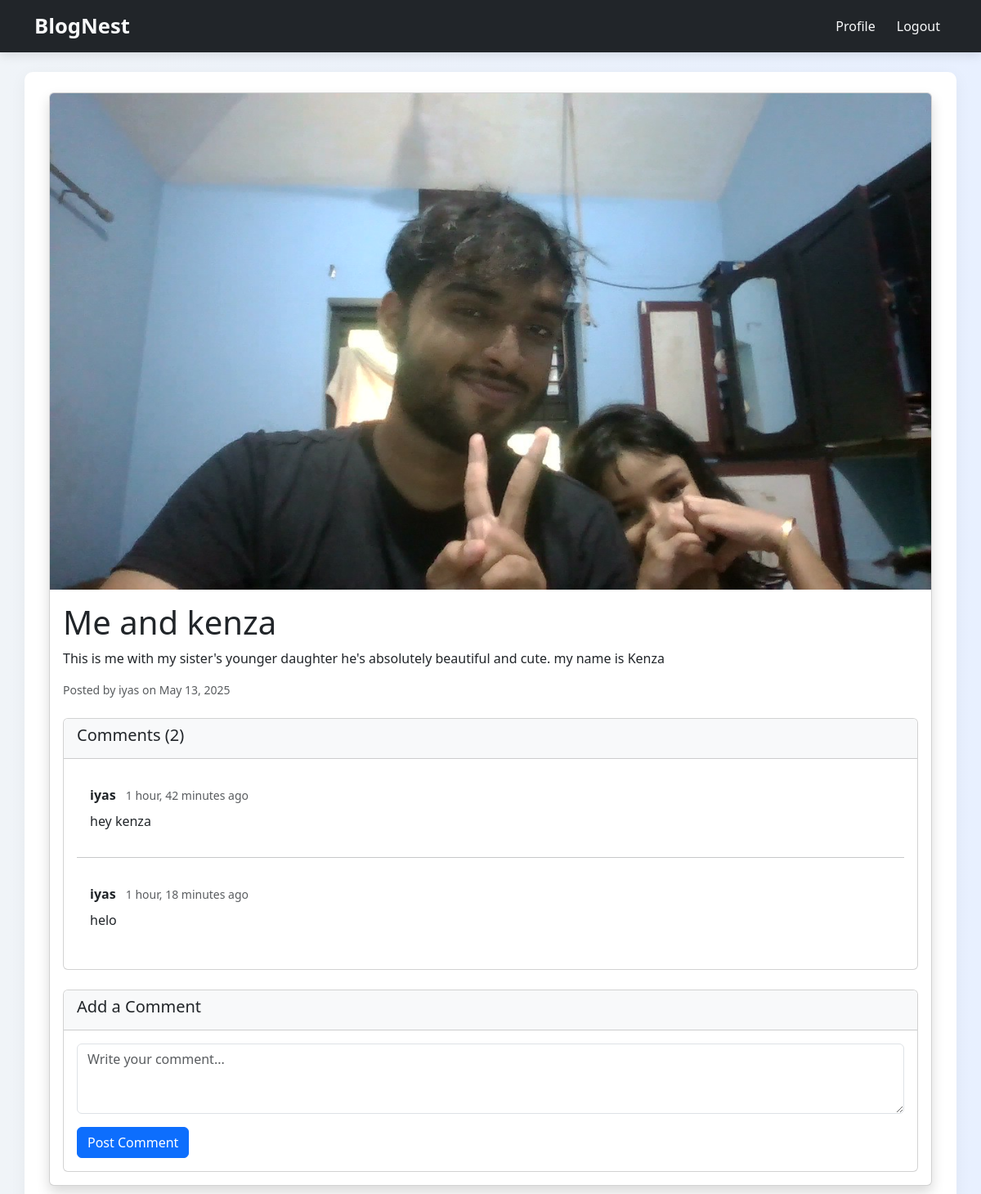
Page /post/9/ (signed in) on the committed database.
### blog/models.py (models this page shows, shortened)
class Post(models.Model):
    author = models.ForeignKey(CustomUser, on_delete=models.CASCADE)
    title = models.CharField(max_length=200)
    content = models.TextField()
    image = models.ImageField(upload_to='posts/images/', null=True, blank=True)
    created_at = models.DateTimeField(auto_now_add=True)
    updated_at = models.DateTimeField(auto_now=True)

class Comment(models.Model):
    post = models.ForeignKey(Post, on_delete=models.CASCADE)
    author = models.ForeignKey(CustomUser, on_delete=models.CASCADE)
    content = models.TextField()
    created_at = models.DateTimeField(auto_now_add=True)
    updated_at = models.DateTimeField(auto_now=True)
    edited = models.BooleanField(default=False)  # New field

### users/models.py (models this page shows, shortened)
class CustomUser(AbstractUser):
    contact_number = models.CharField(max_length=15, blank=True, null=True)
    profile_pic = models.ImageField(
        upload_to='profile_pics/',
        null=True,
        blank=True,
        validators=[FileExtensionValidator(allowed_extensions=['jpg', 'jpeg', 'png'])]
    )

### blog/views.py (the view)
# urls.py: path('post/<int:post_id>/', views.post_detail, name='post_detail'),
@login_required
def post_detail(request, post_id):
    post = get_object_or_404(Post, id=post_id)
    comments = post.comment_set.all()
    return render(request, 'blog/post_detail.html', {'post': post, 'comments': comments})

### templates/blog/post_detail.html (shortened to what this page needs)
{% extends 'base.html' %}
{% load static %}
{% block content %}
<div class="card shadow">
    {% if post.image %}
        <img src="{{ post.image.url }}" class="card-img-top" alt="{{ post.title }}">
    {% endif %}
    <div class="card-body">
        <h1 class="card-title">{{ post.title }}</h1>
        <p class="card-text">{{ post.content }}</p>
        <div class="d-flex justify-content-between align-items-center mb-4">
            <small class="text-muted">
                Posted by {{ post.author.username }} on {{ post.created_at|date:"M d, Y" }}
            </small>
        </div>
        <div class="card mb-4">
            <div class="card-header bg-light">
                <h5>Comments ({{ post.comment_set.count }})</h5>
            </div>
            <div class="card-body">
                {% for comment in post.comment_set.all %}
                    <div class="comment glass p-3 mb-3 rounded">
    <div class="d-flex justify-content-between align-items-center mb-2">
        <div>
            <strong>{{ comment.author.username }}</strong>
            <small class="text-muted ms-2">
                {{ comment.created_at|timesince }} ago
            </small>
        </div>
    </div>
    <p class="mb-0">{{ comment.content }}</p>
</div>
                    {% if not forloop.last %}<hr>{% endif %}
                {% empty %}
                    <p class="text-muted">No comments yet.</p>
                {% endfor %}
            </div>
        </div>
        <div class="card">
            <div class="card-header bg-light">
                <h5>Add a Comment</h5>
            </div>
            <div class="card-body">
                <form method="post" action="{% url 'add_comment' post.id %}">
                    <div class="mb-3">
                        <textarea name="content" class="form-control" rows="3"
                                  placeholder="Write your comment..."></textarea>
                    </div>
                    <button type="submit" class="btn btn-primary">Post Comment</button>
                </form>
            </div>
        </div>
    </div>
</div>
{% endblock %}

### templates/base.html (style rules this page uses)
body { font-family: 'Segoe UI', sans-serif; background: linear-gradient(to right, #f0f4f8, #e8f0ff); margin: 0; padding: 0; }

### rows in the picture
Post: image (picture), title "Me and kenza", content "This is me with my sister's younger daughter he's absolutely beautiful and cute. my name is Kenza", author.username "iyas", created_at "May 13, 2025", comment_set.count "2"
Comment: author.username "iyas", created_at "1 hour, 42 minutes", content "hey kenza"
Comment: author.username "iyas", created_at "1 hour, 18 minutes", content "helo"
